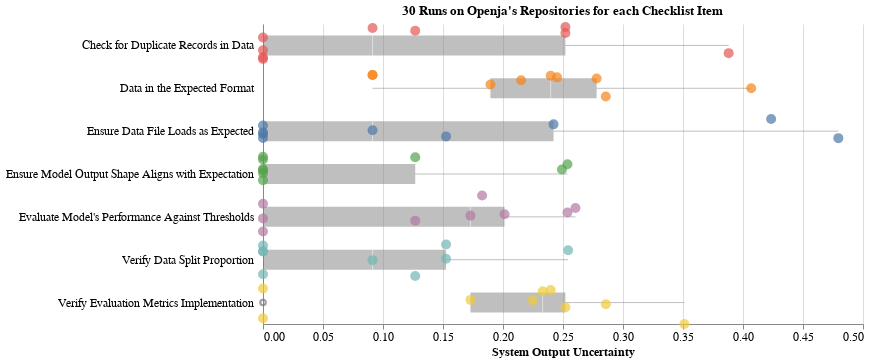

Notebook source saved alongside this figure:
### Code cell
plot

### Figure 1 — Vega-Lite specification as saved in the notebook (floating-point values rounded to 4 significant figures)
{"config": {"view": {"continuousWidth": 300, "continuousHeight": 300, "stroke": null}, "axis": {"labelFontSize": 12, "titleFontSize": 12}}, "layer": [{"mark": {"type": "boxplot", "color": "grey", "opacity": 0.5, "size": 20}, "encoding": {"x": {"field": "value", "title": "System Output Uncertainty", "type": "quantitative"}, "y": {"axis": {"grid": false, "labelLimit": 1000, "labelPadding": 10}, "field": "title", "title": null, "type": "nominal"}}}, {"mark": {"type": "circle", "size": 100}, "encoding": {"color": {"field": "id", "legend": null, "type": "nominal"}, "tooltip": {"field": "repo", "type": "nominal"}, "x": {"field": "value", "type": "quantitative"}, "y": {"axis": {"grid": true, "labels": true, "ticks": false}, "field": "title", "scale": {}, "type": "nominal"}, "yOffset": {"field": "jitter", "type": "quantitative"}}, "transform": [{"calculate": "sqrt(-2*log(random()))*cos(2*PI*random())", "as": "jitter"}]}], "data": {"name": "data-f627f748e40db5fba424f203fa34877c"}, "height": 300, "title": "30 Runs on Openja's Repositories for each Checklist Item", "width": 600, "$schema": "https://vega.github.io/schema/vega-lite/v5.17.0.json", "datasets": {"data-f627f748e40db5fba424f203fa34877c": [{"repo": "DeepSpeech", "id": "2.1", "value": 0.4795, "title": "Ensure Data File Loads as Expected"}, {"repo": "apollo", "id": "2.1", "value": 0.1526, "title": "Ensure Data File Loads as Expected"}, {"repo": "lightfm", "id": "2.1", "value": 0.09129, "title": "Ensure Data File Loads as Expected"}, {"repo": "magenta", "id": "2.1", "value": 0.4235, "title": "Ensure Data File Loads as Expected"}, {"repo": "mmf", "id": "2.1", "value": 0.0, "title": "Ensure Data File Loads as Expected"}, {"repo": "mycroft-core", "id": "2.1", "value": 0.0, "title": "Ensure Data File Loads as Expected"}, {"repo": "nanodet", "id": "2.1", "value": 0.0, "title": "Ensure Data File Loads as Expected"}, {"repo": "paperless-ng", "id": "2.1", "value": 0.2421, "title": "Ensure Data File Loads as Expected"}, {"repo": "qlib", "id": "2.1", "value": 0.0, "title": "Ensure Data File Loads as Expected"}, {"repo": "DeepSpeech", "id": "3.2", "value": 0.4068, "title": "Data in the Expected Format"}, {"repo": "apollo", "id": "3.2", "value": 0.2151, "title": "Data in the Expected Format"}, {"repo": "lightfm", "id": "3.2", "value": 0.09129, "title": "Data in the Expected Format"}, {"repo": "magenta", "id": "3.2", "value": 0.1895, "title": "Data in the Expected Format"}, {"repo": "mmf", "id": "3.2", "value": 0.2451, "title": "Data in the Expected Format"}, {"repo": "mycroft-core", "id": "3.2", "value": 0.278, "title": "Data in the Expected Format"}, {"repo": "nanodet", "id": "3.2", "value": 0.2397, "title": "Data in the Expected Format"}, {"repo": "paperless-ng", "id": "3.2", "value": 0.09129, "title": "Data in the Expected Format"}, {"repo": "qlib", "id": "3.2", "value": 0.2857, "title": "Data in the Expected Format"}, {"repo": "DeepSpeech", "id": "3.5", "value": 0.0, "title": "Check for Duplicate Records in Data"}, {"repo": "apollo", "id": "3.5", "value": 0.0, "title": "Check for Duplicate Records in Data"}, {"repo": "lightfm", "id": "3.5", "value": 0.388, "title": "Check for Duplicate Records in Data"}, {"repo": "magenta", "id": "3.5", "value": 0.252, "title": "Check for Duplicate Records in Data"}, {"repo": "mmf", "id": "3.5", "value": 0.1269, "title": "Check for Duplicate Records in Data"}, {"repo": "mycroft-core", "id": "3.5", "value": 0.0, "title": "Check for Duplicate Records in Data"}, {"repo": "nanodet", "id": "3.5", "value": 0.252, "title": "Check for Duplicate Records in Data"}, {"repo": "paperless-ng", "id": "3.5", "value": 0.0, "title": "Check for Duplicate Records in Data"}, {"repo": "qlib", "id": "3.5", "value": 0.09129, "title": "Check for Duplicate Records in Data"}, {"repo": "DeepSpeech", "id": "4.2", "value": 0.0, "title": "Verify Data Split Proportion"}, {"repo": "apollo", "id": "4.2", "value": 0.0, "title": "Verify Data Split Proportion"}, {"repo": "lightfm", "id": "4.2", "value": 0.1526, "title": "Verify Data Split Proportion"}, {"repo": "magenta", "id": "4.2", "value": 0.09129, "title": "Verify Data Split Proportion"}, {"repo": "mmf", "id": "4.2", "value": 0.1269, "title": "Verify Data Split Proportion"}, {"repo": "mycroft-core", "id": "4.2", "value": 0.0, "title": "Verify Data Split Proportion"}, {"repo": "nanodet", "id": "4.2", "value": 0.2543, "title": "Verify Data Split Proportion"}, {"repo": "paperless-ng", "id": "4.2", "value": 0.0, "title": "Verify Data Split Proportion"}, {"repo": "qlib", "id": "4.2", "value": 0.1526, "title": "Verify Data Split Proportion"}, {"repo": "DeepSpeech", "id": "5.3", "value": 0.0, "title": "Ensure Model Output Shape Aligns with Expectation"}, {"repo": "apollo", "id": "5.3", "value": 0.0, "title": "Ensure Model Output Shape Aligns with Expectation"}, {"repo": "lightfm", "id": "5.3", "value": 0.2491, "title": "Ensure Model Output Shape Aligns with Expectation"}, {"repo": "magenta", "id": "5.3", "value": 0.0, "title": "Ensure Model Output Shape Aligns with Expectation"}, {"repo": "mmf", "id": "5.3", "value": 0.1269, "title": "Ensure Model Output Shape Aligns with Expectation"}, {"repo": "mycroft-core", "id": "5.3", "value": 0.0, "title": "Ensure Model Output Shape Aligns with Expectation"}, {"repo": "nanodet", "id": "5.3", "value": 0.0, "title": "Ensure Model Output Shape Aligns with Expectation"}, {"repo": "paperless-ng", "id": "5.3", "value": 0.0, "title": "Ensure Model Output Shape Aligns with Expectation"}, {"repo": "qlib", "id": "5.3", "value": 0.2537, "title": "Ensure Model Output Shape Aligns with Expectation"}, {"repo": "DeepSpeech", "id": "6.1", "value": 0.3511, "title": "Verify Evaluation Metrics Implementation"}, {"repo": "apollo", "id": "6.1", "value": 0.1729, "title": "Verify Evaluation Metrics Implementation"}, {"repo": "lightfm", "id": "6.1", "value": 0.2397, "title": "Verify Evaluation Metrics Implementation"}, {"repo": "magenta", "id": "6.1", "value": 0.252, "title": "Verify Evaluation Metrics Implementation"}, {"repo": "mmf", "id": "6.1", "value": 0.233, "title": "Verify Evaluation Metrics Implementation"}, {"repo": "mycroft-core", "id": "6.1", "value": 0.0, "title": "Verify Evaluation Metrics Implementation"}, {"repo": "nanodet", "id": "6.1", "value": 0.2857, "title": "Verify Evaluation Metrics Implementation"}, {"repo": "paperless-ng", "id": "6.1", "value": 0.0, "title": "Verify Evaluation Metrics Implementation"}, {"repo": "qlib", "id": "6.1", "value": 0.2249, "title": "Verify Evaluation Metrics Implementation"}, {"repo": "DeepSpeech", "id": "6.2", "value": 0.0, "title": "Evaluate Model's Performance Against Thresholds"}, {"repo": "apollo", "id": "6.2", "value": 0.0, "title": "Evaluate Model's Performance Against Thresholds"}, {"repo": "lightfm", "id": "6.2", "value": 0.1729, "title": "Evaluate Model's Performance Against Thresholds"}, {"repo": "magenta", "id": "6.2", "value": 0.0, "title": "Evaluate Model's Performance Against Thresholds"}, {"repo": "mmf", "id": "6.2", "value": 0.2013, "title": "Evaluate Model's Performance Against Thresholds"}, {"repo": "mycroft-core", "id": "6.2", "value": 0.2537, "title": "Evaluate Model's Performance Against Thresholds"}, {"repo": "nanodet", "id": "6.2", "value": 0.2604, "title": "Evaluate Model's Performance Against Thresholds"}, {"repo": "paperless-ng", "id": "6.2", "value": 0.1269, "title": "Evaluate Model's Performance Against Thresholds"}, {"repo": "qlib", "id": "6.2", "value": 0.1826, "title": "Evaluate Model's Performance Against Thresholds"}]}}
